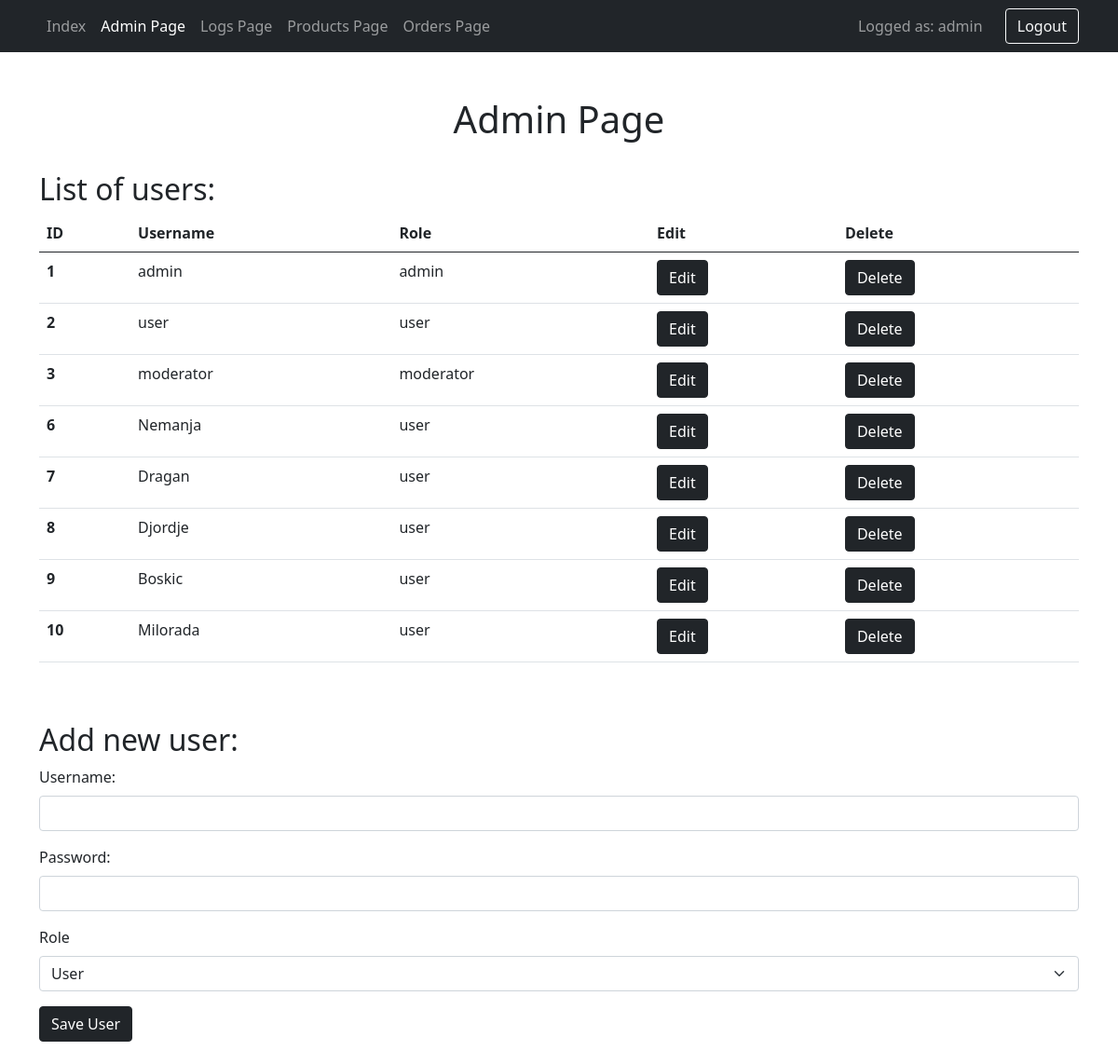
/admin.php (signed in), run on the app's committed database.
### tables this page shows
CREATE TABLE `users` (
  `id` int(11) NOT NULL,
  `username` varchar(50) NOT NULL,
  `password` varchar(50) NOT NULL,
  `role` varchar(50) NOT NULL
);

### Controller.php (called while the page is built, shortened)
<?php
require_once 'DbUsers.php';
class Controller {
    private DbUsers $usersDb;
    function __construct() {
        $this->usersDb = new DbUsers();
    }
    function isLogged(){
        return isset($_SESSION['logged']);
    }
    function isAdmin(){
        if($_SESSION['role'] === 'admin'){
            return true;
        } else {
            return false;
        }
    }
    function isUser(){
        if($_SESSION['role'] === 'user'){
            return true;
        } else {
            return false;
        }
    }
    function getUsers(){
        return $this->usersDb->getDbUsers();
    }
}
?>

### DbUsers.php (called while the page is built, shortened)
<?php
require_once 'pdo.php';
class DbUsers {
    function getDbUsers(){
        global $pdo;
        $sql = 'SELECT * FROM users';
        $statement = $pdo->prepare($sql);
        $statement->execute();
        return $statement->fetchAll(PDO::FETCH_ASSOC);
    }
}
?>

### admin.php (the view, shortened to what this page needs)
<?php
    require_once 'Controller.php';
    $controller = new Controller();
    if ($controller->isLogged()) {
        if (!$controller->isAdmin()) {
            header('Location: index.php');
        } else {
            $users = $controller->getUsers();
            $page_name = basename(__FILE__, '.php');
        }
    } else {
        header('Location: login.php');
    }
?>
<!DOCTYPE html>
<html lang="en">
<head>
    <link href="https://cdn.jsdelivr.net/npm/bootstrap@5.0.2/dist/css/bootstrap.min.css" rel="stylesheet">
</head>
<body>
    <?php include 'navbar.php'; ?>
    <div class="container">
        <br><br>
        <h1 class="text-center">Admin Page</h1>
        <br>
        <h2>List of users:</h2>
        <table class="table">
            <thead>
                <tr>
                    <th scope="col">ID</th>
                    <th scope="col">Username</th>
                    <th scope="col">Role</th>
                    <th scope="col">Edit</th>
                    <th scope="col">Delete</th>
                </tr>
            </thead>
            <tbody>
                <?php foreach($users as $user) { ?>
                    <tr>
                        <th scope="row"><?= $user['id']; ?></th>
                        <td><?= $user['username']; ?></td>
                        <td><?= $user['role']; ?></td>
                        <td>
                            <form action="user.php" method="GET">
                                <input type="submit" value='Edit' class="btn btn-dark">
                            </form>
                        </td>
                        <td>
                            <form action="http-handler.php" method="POST">
                                <input type="submit" value='Delete' class="btn btn-dark">
                            </form>
                        </td>
                    </tr>
                <?php } ?>
            </tbody>
        </table>
        <br><br>
        <h2>Add new user:</h2>
        <form action="http-handler.php" method="POST">
            <div class="mb-3">
                <label for="usernameInput1" class="form-label">Username:</label>
                <input type="text" name="username" class="form-control" id="usernameInput1">
            </div>
            <div class="mb-3">
                <label for="passwordInput1" class="form-label">Password:</label>
                <input type="password" name="password" class="form-control" id="passwordInput1">
            </div>
            <div class="mb-3">
                <label for="roleSelect" class="form-label">Role</label>
                <select name="role" id="roleSelect" class="form-select">
                    <option value="user">User</option>
                </select>
            </div>
            <input type="submit" value="Save User" class="btn btn-dark">
        </form>
        <br><br>
    </div>
</body>
</html>

### navbar.php (shortened to what this page needs)
<nav class="navbar navbar-expand-lg navbar-dark bg-dark">
    <div class="container-lg">
        <div class="collapse navbar-collapse" id="navbarTogglerDemo01">
            <?php if($controller->isLogged()) {  ?>
                <ul class="navbar-nav me-auto mb-2 mb-lg-0">
                    <li class="nav-item">
                            <a class="nav-link <?= ($page_name === 'index') ? 'active' : '' ?>" aria-current="page" href="index.php">Index</a>
                    </li>
                    <?php if($controller->isAdmin()) { ?>
                        <li class="nav-item">
                            <a class="nav-link <?= ($page_name === 'admin') ? 'active' : '' ?>" aria-current="page" href="admin.php">Admin Page</a>
                        </li>
                        <li class="nav-item">
                            <a class="nav-link <?= ($page_name === 'logs') ? 'active' : '' ?>" aria-current="page" href="logs.php">Logs Page</a>
                        </li>
                    <?php } ?>
                    <?php if(!$controller->isUser()) { ?>
                        <li class="nav-item">
                            <a class="nav-link <?= ($page_name === 'products') ? 'active' : '' ?>" aria-current="page" href="products.php">Products Page</a>
                        </li>
                        <li class="nav-item">
                            <a class="nav-link <?= ($page_name === 'orders') ? 'active' : '' ?>" aria-current="page" href="orders.php">Orders Page</a>
                        </li>
                    <?php } ?>
                </ul>
                <span class="navbar-text">
                    <div class="text-right">Logged as: <?=  $_SESSION['username'];?></div>
                </span>
                <span style='color:red;margin-right:1.25em; display:inline-block;'>&nbsp;</span>
                <form class="form-inline my-2 my-lg-0" action="http-handler.php" method="POST">
                    <button class="btn btn-outline-light" type="submit" name="logout" value="Logout">Logout</button>
                </form>
            <?php } ?>
        </div>
    </div>
</nav>

### admin.php (style rules this page uses)
form { display: inline }

### data on the page
users: id "1", username "admin", role "admin"
users: id "2", username "user", role "user"
users: id "3", username "moderator", role "moderator"
users: id "6", username "Nemanja", role "user"
users: id "7", username "Dragan", role "user"
users: id "8", username "Djordje", role "user"
users: id "9", username "Boskic", role "user"
users: id "10", username "Milorada", role "user"

### other printed values
$_SESSION['username'] "admin"
